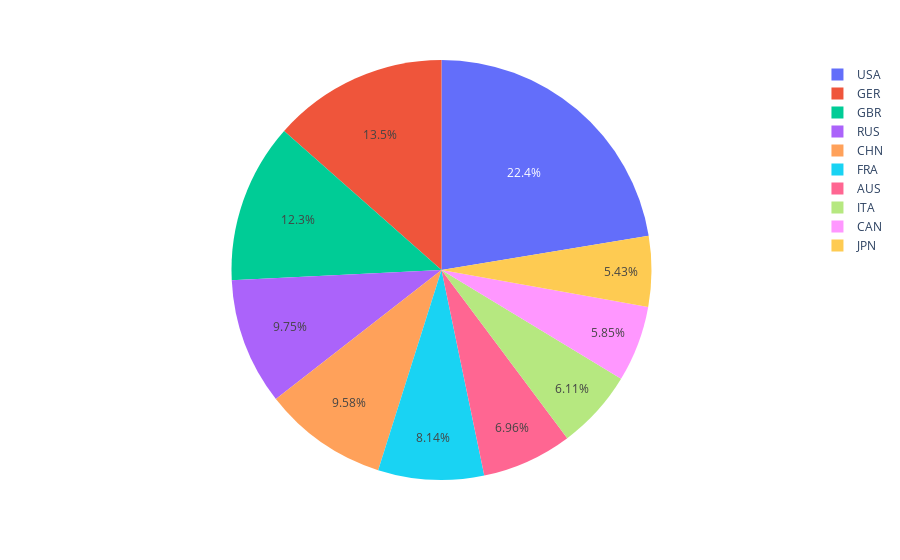

Notebook source saved alongside this figure:
### Code cell
px.pie(data_frame=dfres, names='Country', values='Medals')

### Figure 1 — Plotly figure (JSON) as saved in the notebook; plotly's stock layout.template omitted (floating-point values rounded to 4 significant figures)
{"data": [{"domain": {"x": [0, 1], "y": [0, 1]}, "hovertemplate": "Country=%{label}<br>Medals=%{value}<extra></extra>", "labels": ["JPN", "CAN", "ITA", "AUS", "FRA", "CHN", "RUS", "GBR", "GER", "USA"], "legendgroup": "", "name": "", "showlegend": true, "type": "pie", "values": [64, 69, 72, 82, 96, 113, 115, 145, 159, 264]}], "layout": {"autosize": true, "legend": {"tracegroupgap": 0}, "margin": {"t": 60}}}
